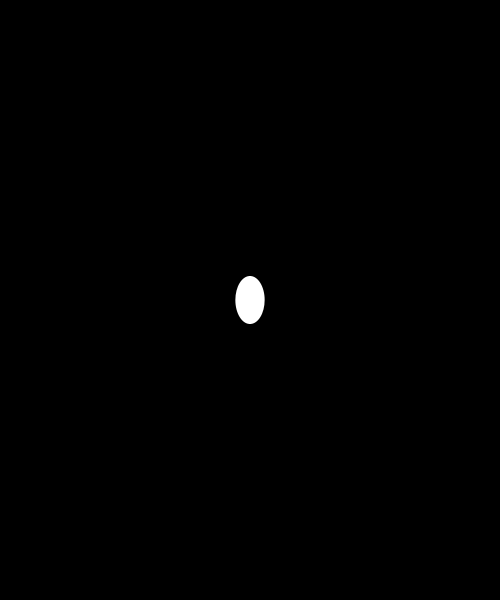
Frame 1 (no input)
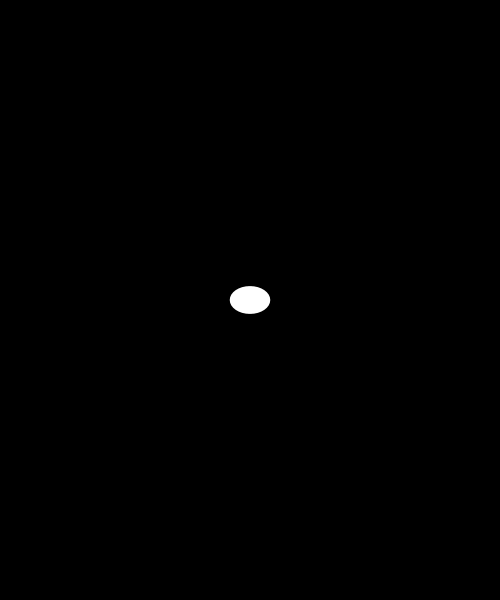
Frame 60 (the mouse pressed at the canvas centre just before this capture)
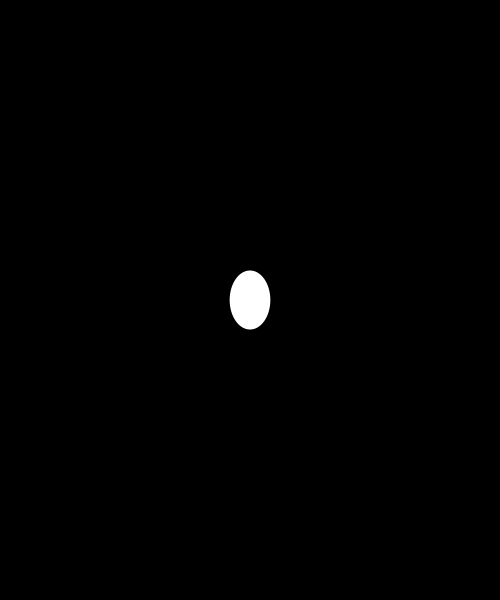
Frame 120 (the mouse held since frame 60 and released just before this capture)

The Processing sketch that drew these frames (run headless with seeded random() and noise(); from frame 60 on, the mouse is pressed at the canvas centre):

// Processing sketch: w07_01_circle_randomSize
// ── w07_01_circle_randomSize.pde
// IMA NYU Shanghai
// Interaction Lab

void setup() {
  size(500, 600);
  noStroke();
  background(0);
}

void draw() {
  background(0);
  ellipse(width/2, height/2, random(-100, 100), random(-100, 100));
}
